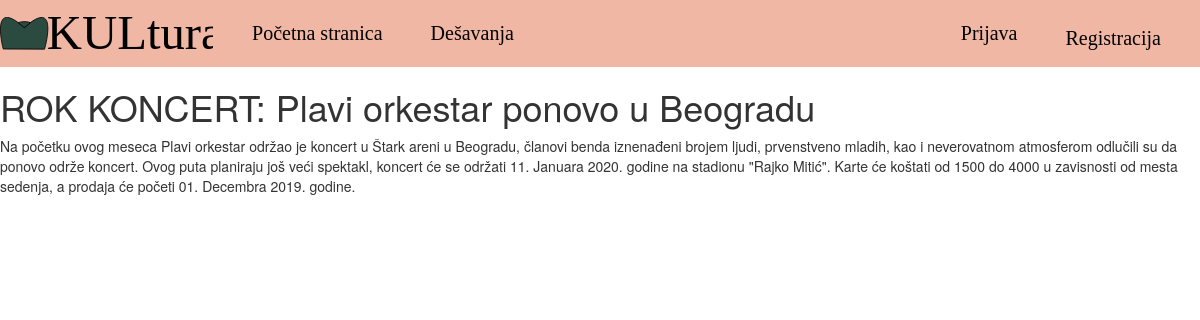
Screenshot of /desavanje?id_dogadjaja=14 with the database file from the repository.
### tables this page shows
CREATE TABLE `dogadjaji` (
  `id_dogadjaja` int(11) NOT NULL,
  `naziv_dogadjaja` varchar(100) NOT NULL,
  `vrsta_dogadjaja` int(11) NOT NULL,
  `pocetak_dogadjaja` datetime NOT NULL,
  `kraj_dogadjaja` datetime NOT NULL,
  `opis_dogadjaja` text DEFAULT NULL
);

### utils/view.php (called while the page is built, shortened)
<?php
function renderView($name, array $vars = []) {
    extract($vars);
    include dirname(__DIR__) . '/templates/' . $name . '.php';
}

### controller/event.php (called while the page is built, shortened)
<?php
require 'utils/view.php';
require 'model/event.php';
function getEventAction(array $filters)
{
    $db = dbConnect();
    $selectedEventId = $filters['id_dogadjaja'] ?? null;
    $event = getEvent($db, $selectedEventId);
    $eventTypeNames = getEventTypeNames($db);
    $events = getEventsFiltered($db, ['vrsta_dogadjaja' => $event['vrsta_dogadjaja']]);
    renderView(
        'dogadjaj',
        [
            'event' => $event,
            'events' => $events,
            'eventTypeNames' => $eventTypeNames,
        ]
    );
}

### index.php (called while the page is built, shortened)
<?php
$routeMap = [
    '/login' => [
        'file'=>'controller/login.php',
        'action'=>'loginAction',
        'data'=>[$_POST]
    ],
    '/desavanje' =>[
        'file' => 'controller/event.php',
        'action' => 'getEventAction',
        'data' => [$_GET]
    ],
    '/desavanja' => [
        'file'=>'controller/events.php',
        'action'=>'getEventsListAction',
        'data'=>[$_GET]
    ],
    '/' => [
        'file' => 'controller/index.php',
        'action' => 'indexAction',
    ],
];
$currentRoute = $routeMap['/'];
if (isset($_SERVER['PATH_INFO']) && isset($routeMap[$_SERVER['PATH_INFO']])) {
    $currentRoute = $routeMap[$_SERVER['PATH_INFO']];
}
call_user_func_array($currentRoute['action'], $currentRoute['data'] ?? []);

### model/event.php (called while the page is built, shortened)
<?php
function getEventsFiltered(PDO $db, array $filters) {
    $eventsStatement = $db->prepare('SELECT * FROM dogadjaji  WHERE vrsta_dogadjaja = :vrsta_dogadjaja AND sysdate()<pocetak_dogadjaja ORDER BY pocetak_dogadjaja');
    $eventsStatement->execute($filters);
    return $eventsStatement->fetchAll();
}
function getEvent(PDO $db, $id) {
    $eventStatement = $db->prepare("SELECT * FROM dogadjaji /*JOIN vrste_dogadjaja ON (dogadjaji.id_dogadjaja=vrste_dogadjaja.id_vrste)*/ WHERE id_dogadjaja = :id ");
    $eventStatement->execute(array('id' => $id));
    return ($eventStatement->fetch());
}

### templates/dogadjaj.php (the view, shortened to what this page needs)
<html>
<head>
    <?php include 'templates/includes/css.php'; ?>
</head>
<body>
    <?php include 'templates/includes/header.php'; ?>
    <?php
        echo '<h1>' . $event['naziv_dogadjaja'] . '</h1>
    <p>' . $event['opis_dogadjaja'] . '</p>';
    ?>
</body>
</html>

### css/theme.css (style rules this page uses)
body { background-color: #FFF !important; }

### rows the page displays
dogadjaji: naziv_dogadjaja "ROK KONCERT: Plavi orkestar ponovo u Beogradu", opis_dogadjaja "Na početku ovog meseca Plavi orkestar održao je koncert u Štark areni u Beogradu, članovi benda iznenađeni brojem ljudi, prvenstveno mladih, kao i neverovatnom atmosferom odlučili su da ponovo održe koncert. Ovog puta planiraju još veći spektakl, koncert će se održati 11. Januara 2020. godine na stadionu \"Rajko Mitić\". Karte će koštati od 1500 do 4000 u zavisnosti od mesta sedenja, a prodaja će početi 01. Decembra 2019. godine."
